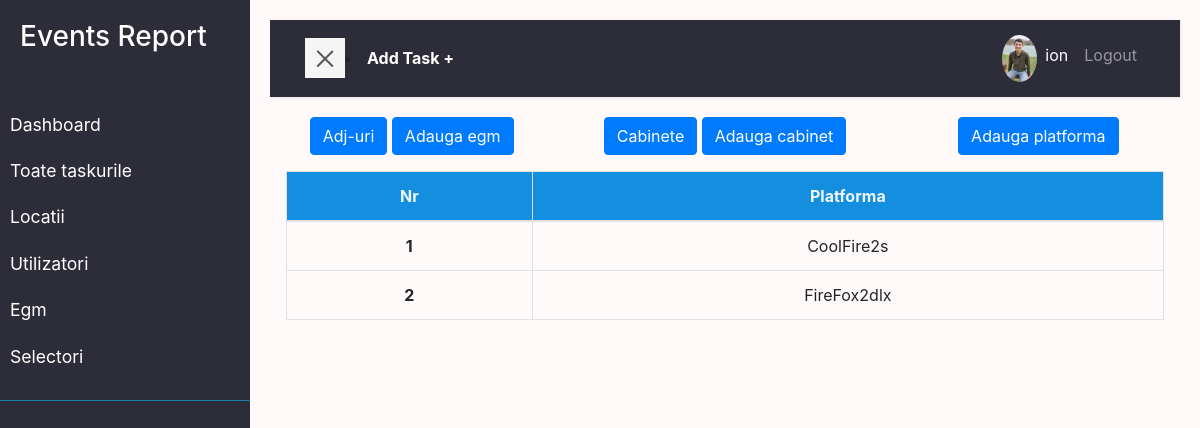
/egm/platform/ (signed in), run on the app's committed database.
### user/models.py (models this page shows, shortened)
class Profile(models.Model):
    user = models.OneToOneField(
        User, on_delete=models.DO_NOTHING, null=True, blank=True)
    nume = models.CharField(max_length=200, blank=True, null=True)
    prenume = models.CharField(max_length=200, blank=True, null=True)
    email = models.EmailField(max_length=500, blank=True, null=True)
    email_serviciu = models.EmailField(
        max_length=500, unique=True, blank=True, null=True)
    username = models.CharField(max_length=200, blank=True, null=True)
    location = models.CharField(max_length=200, blank=True, null=True)
    functie = models.CharField(
        max_length=200, blank=True, null=True, default='Tehnician Electronica')
    profile_image = models.ImageField(
        null=True, blank=True, upload_to='profiles/', default='profiles/user-default.png')
    url_facebook = models.CharField(max_length=200, blank=True, null=True)
    phone = models.CharField(max_length=200, blank=True, null=True)
    phone_serviciu = models.CharField(max_length=200, blank=True, null=True)
    created = models.DateTimeField(auto_now_add=True)
    id = models.UUIDField(default=uuid.uuid4, unique=True,
                          primary_key=True, editable=False)
    class Meta:
        ordering = ['created']
    @property
    def imageURL(self):
        try:
            url = self.profile_image.url
        except:
            url = ''
        return url

### egm/models.py (models this page shows)
class Platform(models.Model):
    name = models.CharField(max_length=200)
    created = models.DateTimeField(auto_now_add=True, null=True, blank=True)
    def __str__(self):
        return self.name

### egm/views.py (the view)
# urls.py: path('platform/', views.platform, name='platform'),
@login_required(login_url='login')
def platform(request):
    platforme = Platform.objects.all()
    context = {'platforme': platforme}
    return render(request, 'egm/platforme.html', context)

### egm/templates/egm/platforme.html
{% extends 'main.html' %}
 {% block content %}
<main>
  <div class="row text-center">
    <div class="col">
      <a class="btn btn-primary" href="{% url 'egm' %}">Adj-uri</a>
      {% if request.user.is_staff %}
      <a class="btn btn-primary" href="{% url 'egm-form' %}?next=/egm/platform">Adauga egm</a>
      {% endif %}
    </div>
    <div class="col">
      <a class="btn btn-primary" href="{% url 'cabinet' %}">Cabinete</a>
      {% if request.user.is_staff %}
      <a class="btn btn-primary" href="{% url 'cabinet-form' %}?next=/egm/platform">Adauga cabinet</a>
      {% endif %}
    </div>
    <div class="col">
      {% if request.user.is_staff %}
      <a class="btn btn-primary" href="{% url 'platform-form' %}?next=/egm/platform" >Adauga platforma</a>
      {% endif %}
    </div>
  </div>
  <div class="text-center tableFixHead p-3">
    <table class="table table-bordered table-hover" id="tabel">
      <thead>
        <tr>
          <th scope="col">Nr</th>
          <th scope="col">Platforma</th>
        </tr>
      </thead>
      <tbody>
        {% for platform in platforme %}
        <tr>
          {% if request.user.is_staff %}
          <td class="fw-bold">
            <a href="{% url 'platform-edith' platform.id %}?next=/egm/platform"
              >{{platform.id}}</a>
          </td>
          {% else %}
          <td class="fw-bold">{{platform.id}}</td>
          {% endif %}
          <td>{{platform}}</td>
        </tr>
        {% endfor %}
      </tbody>
    </table>
  </div>
</main>
{% endblock %}

### templates/navbar.html (shortened to what this page needs)
    <div class="wrapper">
        <nav id="sidebar" >
            <div class="sidebar-header">
                <h3>Events Report</h3>
            </div>
            <ul class="list-unstyled components">
                <li >
                   <a href="{% url 'dashboard' %}">Dashboard</a>
                   <a href="{% url 'tasks'%}">Toate taskurile</a>
                   <a href="{% url 'locations' %}">Locatii</a>
                   <a href="{% url 'profiles' %}">Utilizatori</a>
                   <a href="{% url 'egm' %}">Egm</a>
                   {% if request.user.is_staff %}
                   <a href="{% url 'selectori' %}">Selectori</a>
                   {% endif %}
                </li>
            </ul>
        </nav>
        <div id="content">
            <nav class="navbar navbar-expand-lg navbar-dark bg-nn">
                <div class="container-fluid">
                    <button type="button" id="sidebarCollapse" class="navbar-btn btn-blue ">
                        <span></span>
                    </button> <li class="nav-item active "><a  class="text-white fw-bold" href="{% url 'task-form' %}?next=/">Add Task +</a></li>
                    <div class="collapse navbar-collapse  " id="navbarSupportedContent">
                        <ul class="nav navbar-nav  ml-auto">
                            {% if request.user.is_authenticated %}
                            <li class="nav-item active"><a class="" href="{% url 'account' %}"><img src="{{request.user.profile.imageURL}}"
                                alt="avatar"class="rounded-circle img-fluid" style="width: 35px;"></a></li>
                            <li class="nav-item active"><a class="nav-link" href="{% url 'account' %}">{{request.user.profile.username}}</a></li>
                            <li class="nav-item"><a class="nav-link" href="{% url 'logout' %}">Logout</a></li>
                            {% else %}
                            <li class="nav-item"><a class="nav-link" href="{% url 'login' %}">Login/Sign Up</a></li>
                            {% endif %}
                        </ul>
                    </div>
                </div>
            </nav>
</body>
</html>

### static/styles/app.css (style rules this page uses)
:root { --color-sub: #2d2d39; --color-sub1: #12528f; }
.tableFixHead thead th { position: sticky; top: 0; z-index: 1; background-color: rgb(20, 142, 223); color:aliceblue; }

### static/styles/main.css (style rules this page uses)
:root { --color-sub: #2d2d39; --color-sub1: #275179; }
body { background: #fff9f9; }
a, a:hover, a:focus { color: inherit; text-decoration: none; transition: all 0.3s; }
.navbar { padding: 15px 20px; background: var(--color-sub); border: none; border-radius: 0; margin-bottom: 20px; box-shadow: 1px 1px 3px rgba(0, 0, 0, 0.1); }
.navbar-btn { box-shadow: none; outline: none !important; border: none; }
.wrapper { display: flex; width: 100%; align-items: stretch; perspective: 1500px; }
#sidebar { min-width: 250px; max-width: 250px; background: var(--color-sub); color: #fff; transition: all 0.6s cubic-bezier(0.945, 0.020, 0.270, 0.665); transform-origin: bottom left; }
#sidebar .sidebar-header { padding: 20px; background:var(--color-sub); }
#sidebar ul.components { padding: 20px 0; border-bottom: 1px solid #1981b4; }
#sidebar ul li a { padding: 10px; font-size: 1.1em; display: block; }
#content { width: 100%; padding: 20px; min-height: 100vh; transition: all 0.3s; }
#sidebarCollapse { width: 40px; height: 40px; background: #f5f5f5; cursor: pointer; }
#sidebarCollapse span { width: 80%; height: 2px; margin: 0 auto; display: block; background: #555; transition: all 0.8s cubic-bezier(0.810, -0.330, 0.345, 1.375); transition-delay: 0.2s; }
#sidebarCollapse span:last-of-type { transform: rotate(-45deg) translate(1px, -1px); }

### data on the page
Platform: id "1", name "CoolFire2s"
Platform: id "2", name "FireFox2dlx"

### other printed values
{{ request.user.profile.username }} "ion"
